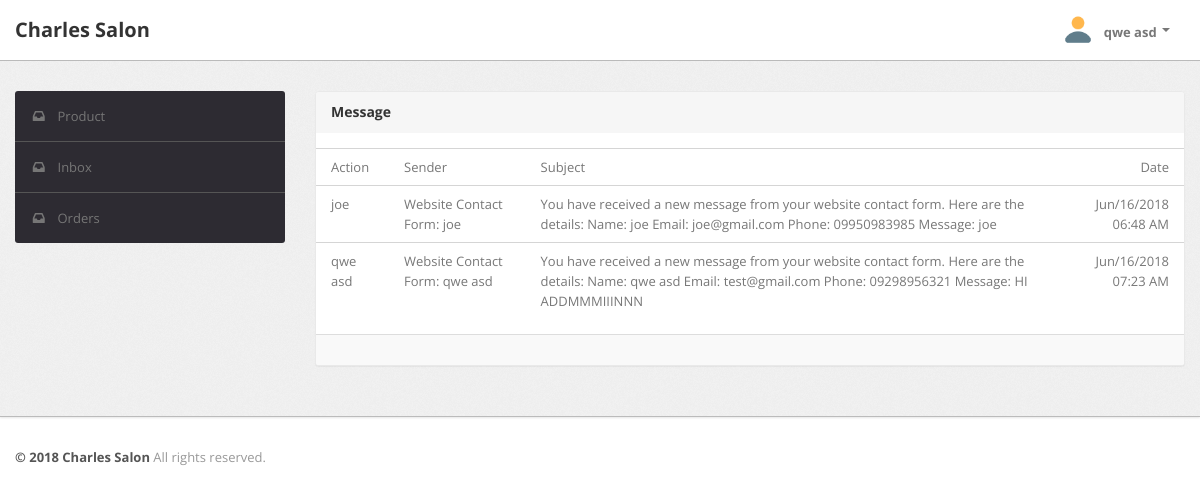
The page /inbox.php (signed in) on the database its author committed.
### tables this page shows
CREATE TABLE IF NOT EXISTS `inbox` (
  `id` int(11) NOT NULL AUTO_INCREMENT,
  `name` varchar(250) NOT NULL,
  `subject` varchar(250) NOT NULL,
  `body` varchar(250) NOT NULL,
  `date` varchar(250) NOT NULL,
  PRIMARY KEY (`id`)
);

### database/connect.php (called while the page is built, shortened)
<?php
function connection()
{
	$conn = mysqli_connect("localhost", "root", "", "salon");
	return $conn;
}

### repository/contact.php (the view, shortened to what this page needs)
<?php
include 'database/connect.php';
	?>
	<?php
function msglist()
{
	$sql = "SELECT * FROM inbox;";
	$result = mysqli_query(connection(), $sql);
	if (mysqli_num_rows($result) > 0) {
		while ($row = mysqli_fetch_assoc($result)) {
			?>
			<tr>
				<td class="cell-author hidden-phone hidden-tablet">
					<?php echo $row["name"]; ?>
				</td>
				<td class="cell-title">
					<?php echo $row["subject"]; ?>
				</td>
				<td class="cell-title">
					<?php echo $row["body"]; ?>
				</td>
				<td class="cell-time align-right">
					<?php echo $row["date"]; ?>
				</td>
			</tr>
			<?php
		}
	}
}

### css/theme.css (style rules this page uses)
body { font-size: 13px; font-family: 'Open Sans', Arial, sans-serif; background: #fff; color: #777 }
.align-right { text-align: right!important }
.table th, .table td { border-color: #d5d5d5!important }
.module-body.table .table th, .module-body.table .table td { padding-left: 15px; padding-right: 15px }

### rows shown on the page
inbox: name "joe", subject "Website Contact Form: joe", body "You have received a new message from your website contact form. Here are the details: Name: joe Email: joe@gmail.com Phone: 09950983985 Message: joe", date "Jun/16/2018 06:48 AM"
inbox: name "qwe asd", subject "Website Contact Form: qwe asd", body "You have received a new message from your website contact form. Here are the details: Name: qwe asd Email: test@gmail.com Phone: 09298956321 Message: HI ADDMMMIIINNN", date "Jun/16/2018 07:23 AM"

### other values the page prints
$_SESSION["fname"] "qwe"
$_SESSION["lname"] "asd"
